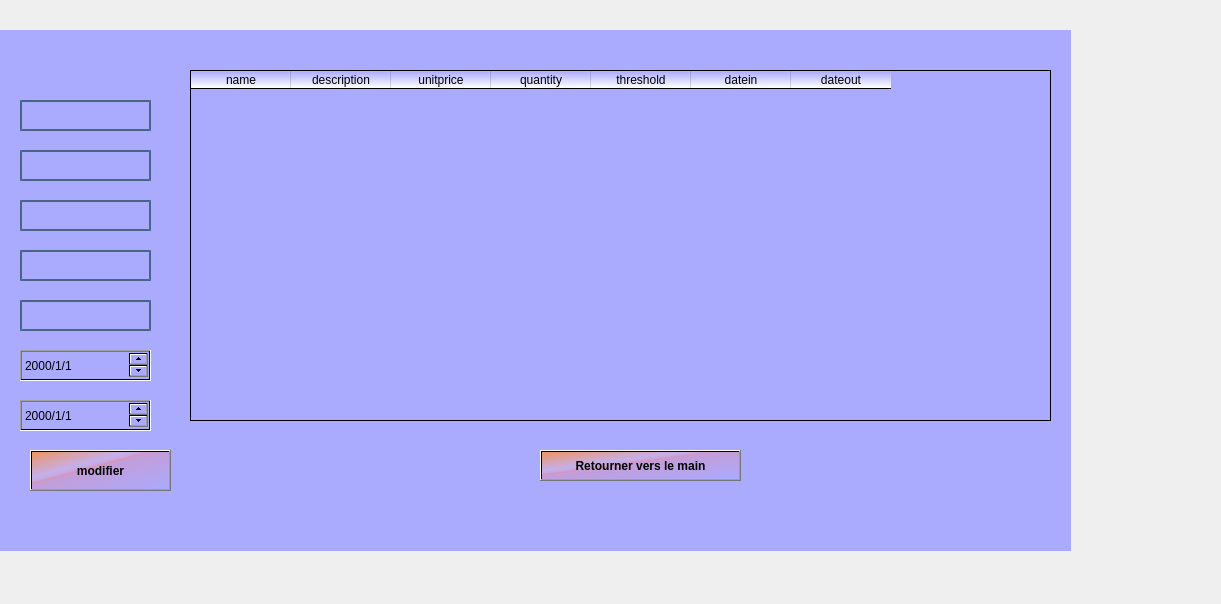
<?xml version="1.0" encoding="UTF-8"?>
<ui version="4.0">
 <class>Form</class>
 <widget class="QWidget" name="Form">
  <property name="geometry">
   <rect>
    <x>0</x>
    <y>0</y>
    <width>1221</width>
    <height>604</height>
   </rect>
  </property>
  <property name="windowTitle">
   <string>Form</string>
  </property>
  <widget class="QWidget" name="widget" native="true">
   <property name="geometry">
    <rect>
     <x>0</x>
     <y>30</y>
     <width>1071</width>
     <height>521</height>
    </rect>
   </property>
   <property name="styleSheet">
    <string notr="true">background-color: qlineargradient(spread:pad, x1:1, y1:1, x2:1, y2:1, stop:0 rgba(170, 170, 255, 255), stop:1 rgba(255, 255, 255, 255));</string>
   </property>
   <widget class="QTableWidget" name="tableWidget">
    <property name="geometry">
     <rect>
      <x>190</x>
      <y>40</y>
      <width>861</width>
      <height>351</height>
     </rect>
    </property>
    <column>
     <property name="text">
      <string>name</string>
     </property>
    </column>
    <column>
     <property name="text">
      <string>description</string>
     </property>
    </column>
    <column>
     <property name="text">
      <string>unitprice</string>
     </property>
    </column>
    <column>
     <property name="text">
      <string>quantity</string>
     </property>
    </column>
    <column>
     <property name="text">
      <string>threshold</string>
     </property>
    </column>
    <column>
     <property name="text">
      <string>datein</string>
     </property>
    </column>
    <column>
     <property name="text">
      <string>dateout</string>
     </property>
    </column>
   </widget>
   <widget class="QLineEdit" name="threshold">
    <property name="geometry">
     <rect>
      <x>20</x>
      <y>270</y>
      <width>131</width>
      <height>31</height>
     </rect>
    </property>
    <property name="styleSheet">
     <string notr="true">background-color:rgba(0,0,0,0);
border:2px solid rgba(46,82,101,200);
border-bottom:2px solid rgba(46,82,101,200);
border-top:2px solid rgba(46,82,101,200);

color:rgba(0,0,0,240);
paddin-bottom:7x;
font-size:10pt; </string>
    </property>
   </widget>
   <widget class="QDateEdit" name="datein">
    <property name="geometry">
     <rect>
      <x>20</x>
      <y>320</y>
      <width>131</width>
      <height>31</height>
     </rect>
    </property>
    <property name="displayFormat">
     <string>yyyy/M/d</string>
    </property>
   </widget>
   <widget class="QLineEdit" name="description">
    <property name="geometry">
     <rect>
      <x>20</x>
      <y>120</y>
      <width>131</width>
      <height>31</height>
     </rect>
    </property>
    <property name="styleSheet">
     <string notr="true">background-color:rgba(0,0,0,0);
border:2px solid rgba(46,82,101,200);
border-bottom:2px solid rgba(46,82,101,200);
border-top:2px solid rgba(46,82,101,200);

color:rgba(0,0,0,240);
paddin-bottom:7x;
font-size:10pt; </string>
    </property>
   </widget>
   <widget class="QLineEdit" name="name">
    <property name="geometry">
     <rect>
      <x>20</x>
      <y>70</y>
      <width>131</width>
      <height>31</height>
     </rect>
    </property>
    <property name="styleSheet">
     <string notr="true">background-color:rgba(0,0,0,0);
border:2px solid rgba(46,82,101,200);
border-bottom:2px solid rgba(46,82,101,200);
border-top:2px solid rgba(46,82,101,200);

color:rgba(0,0,0,240);
paddin-bottom:7x;
font-size:10pt; </string>
    </property>
   </widget>
   <widget class="QPushButton" name="return_4">
    <property name="geometry">
     <rect>
      <x>540</x>
      <y>420</y>
      <width>201</width>
      <height>31</height>
     </rect>
    </property>
    <property name="font">
     <font>
      <pointsize>9</pointsize>
      <weight>75</weight>
      <bold>true</bold>
     </font>
    </property>
    <property name="styleSheet">
     <string notr="true">background-color: qlineargradient(spread:pad, x1:0, y1:0, x2:1, y2:1, stop:0 rgba(255, 143, 62, 206), stop:0.35 rgba(255, 188, 188, 80), stop:0.4 rgba(255, 162, 162, 80), stop:0.425 rgba(255, 132, 132, 156), stop:0.44 rgba(252, 128, 128, 80), stop:1 rgba(255, 255, 255, 0));</string>
    </property>
    <property name="text">
     <string>Retourner vers le main</string>
    </property>
   </widget>
   <widget class="QLineEdit" name="unitprice">
    <property name="geometry">
     <rect>
      <x>20</x>
      <y>170</y>
      <width>131</width>
      <height>31</height>
     </rect>
    </property>
    <property name="styleSheet">
     <string notr="true">background-color:rgba(0,0,0,0);
border:2px solid rgba(46,82,101,200);
border-bottom:2px solid rgba(46,82,101,200);
border-top:2px solid rgba(46,82,101,200);

color:rgba(0,0,0,240);
paddin-bottom:7x;
font-size:10pt; </string>
    </property>
   </widget>
   <widget class="QPushButton" name="modifier">
    <property name="geometry">
     <rect>
      <x>30</x>
      <y>420</y>
      <width>141</width>
      <height>41</height>
     </rect>
    </property>
    <property name="font">
     <font>
      <pointsize>9</pointsize>
      <weight>75</weight>
      <bold>true</bold>
     </font>
    </property>
    <property name="styleSheet">
     <string notr="true">background-color: qlineargradient(spread:pad, x1:0, y1:0, x2:1, y2:1, stop:0 rgba(255, 143, 62, 206), stop:0.35 rgba(255, 188, 188, 80), stop:0.4 rgba(255, 162, 162, 80), stop:0.425 rgba(255, 132, 132, 156), stop:0.44 rgba(252, 128, 128, 80), stop:1 rgba(255, 255, 255, 0));</string>
    </property>
    <property name="text">
     <string>modifier</string>
    </property>
   </widget>
   <widget class="QDateEdit" name="dateout">
    <property name="geometry">
     <rect>
      <x>20</x>
      <y>370</y>
      <width>131</width>
      <height>31</height>
     </rect>
    </property>
    <property name="displayFormat">
     <string>yyyy/M/d</string>
    </property>
   </widget>
   <widget class="QLineEdit" name="quantity">
    <property name="geometry">
     <rect>
      <x>20</x>
      <y>220</y>
      <width>131</width>
      <height>31</height>
     </rect>
    </property>
    <property name="styleSheet">
     <string notr="true">background-color:rgba(0,0,0,0);
border:2px solid rgba(46,82,101,200);
border-bottom:2px solid rgba(46,82,101,200);
border-top:2px solid rgba(46,82,101,200);

color:rgba(0,0,0,240);
paddin-bottom:7x;
font-size:10pt; </string>
    </property>
   </widget>
  </widget>
 </widget>
 <resources/>
 <connections/>
</ui>
